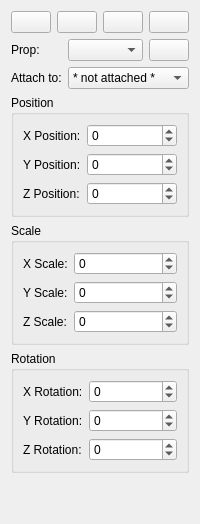
      <widget class="QWidget" name="propsTab">
       <attribute name="title">
        <string>Props</string>
       </attribute>
       <layout class="QGridLayout">
        <item row="0" column="0" colspan="3">
         <layout class="QHBoxLayout">
          <item>
           <widget class="QPushButton" name="newBoxPropButton">
            <property name="text">
             <string/>
            </property>
            <property name="icon">
             <iconset resource="icons.qrc">
              <normaloff>:/icons/icons/box.png</normaloff>:/icons/icons/box.png</iconset>
            </property>
           </widget>
          </item>
          <item>
           <widget class="QPushButton" name="newSpherePropButton">
            <property name="text">
             <string/>
            </property>
            <property name="icon">
             <iconset resource="icons.qrc">
              <normaloff>:/icons/icons/sphere.png</normaloff>:/icons/icons/sphere.png</iconset>
            </property>
           </widget>
          </item>
          <item>
           <widget class="QPushButton" name="newConePropButton">
            <property name="text">
             <string/>
            </property>
            <property name="icon">
             <iconset resource="icons.qrc">
              <normaloff>:/icons/icons/cone.png</normaloff>:/icons/icons/cone.png</iconset>
            </property>
           </widget>
          </item>
          <item>
           <widget class="QPushButton" name="newTorusPropButton">
            <property name="text">
             <string/>
            </property>
            <property name="icon">
             <iconset resource="icons.qrc">
              <normaloff>:/icons/icons/torus.png</normaloff>:/icons/icons/torus.png</iconset>
            </property>
           </widget>
          </item>
         </layout>
        </item>
        <item row="1" column="0">
         <widget class="QLabel" name="propNameLabel">
          <property name="sizePolicy">
           <sizepolicy hsizetype="Fixed" vsizetype="Preferred">
            <horstretch>0</horstretch>
            <verstretch>0</verstretch>
           </sizepolicy>
          </property>
          <property name="text">
           <string>Prop:</string>
          </property>
         </widget>
        </item>
        <item row="1" column="1">
         <widget class="QComboBox" name="propNameCombo">
          <property name="sizePolicy">
           <sizepolicy hsizetype="Preferred" vsizetype="Fixed">
            <horstretch>0</horstretch>
            <verstretch>0</verstretch>
           </sizepolicy>
          </property>
         </widget>
        </item>
        <item row="1" column="2">
         <widget class="QPushButton" name="deletePropButton">
          <property name="sizePolicy">
           <sizepolicy hsizetype="Fixed" vsizetype="Fixed">
            <horstretch>0</horstretch>
            <verstretch>0</verstretch>
           </sizepolicy>
          </property>
          <property name="text">
           <string/>
          </property>
          <property name="icon">
           <iconset resource="icons.qrc">
            <normaloff>:/icons/icons/delete.png</normaloff>:/icons/icons/delete.png</iconset>
          </property>
         </widget>
        </item>
        <item row="2" column="0">
         <widget class="QLabel" name="attachToLabel">
          <property name="sizePolicy">
           <sizepolicy hsizetype="Fixed" vsizetype="Preferred">
            <horstretch>0</horstretch>
            <verstretch>0</verstretch>
           </sizepolicy>
          </property>
          <property name="text">
           <string>Attach to:</string>
          </property>
         </widget>
        </item>
        <item row="2" column="1" colspan="2">
         <widget class="QComboBox" name="attachToComboBox">
          <item>
           <property name="text">
            <string>* not attached *</string>
           </property>
          </item>
          <item>
           <property name="text">
            <string>hip</string>
           </property>
          </item>
          <item>
           <property name="text">
            <string>abdomen</string>
           </property>
          </item>
          <item>
           <property name="text">
            <string>chest</string>
           </property>
          </item>
          <item>
           <property name="text">
            <string>neck</string>
           </property>
          </item>
          <item>
           <property name="text">
            <string>head</string>
           </property>
          </item>
          <item>
           <property name="text">
            <string>-</string>
           </property>
          </item>
          <item>
           <property name="text">
            <string>lCollar</string>
           </property>
          </item>
          <item>
           <property name="text">
            <string>lShldr</string>
           </property>
          </item>
          <item>
           <property name="text">
            <string>lForeArm</string>
           </property>
          </item>
          <item>
           <property name="text">
            <string>lHand</string>
           </property>
          </item>
          <item>
           <property name="text">
            <string>-</string>
           </property>
          </item>
          <item>
           <property name="text">
            <string>rCollar</string>
           </property>
          </item>
          <item>
           <property name="text">
            <string>rShldr</string>
           </property>
          </item>
          <item>
           <property name="text">
            <string>rForeArm</string>
           </property>
          </item>
          <item>
           <property name="text">
            <string>rHand</string>
           </property>
          </item>
          <item>
           <property name="text">
            <string>-</string>
           </property>
          </item>
          <item>
           <property name="text">
            <string>lThigh</string>
           </property>
          </item>
          <item>
           <property name="text">
            <string>lShin</string>
           </property>
          </item>
          <item>
           <property name="text">
            <string>lFoot</string>
           </property>
          </item>
          <item>
           <property name="text">
            <string>-</string>
           </property>
          </item>
          <item>
           <property name="text">
            <string>rThigh</string>
           </property>
          </item>
          <item>
           <property name="text">
            <string>rShin</string>
           </property>
          </item>
          <item>
           <property name="text">
            <string>rFoot</string>
           </property>
          </item>
         </widget>
        </item>
        <item row="3" column="0" colspan="3">
         <widget class="QGroupBox" name="propPositionGroup">
          <property name="title">
           <string>Position</string>
          </property>
          <layout class="QGridLayout">
           <item row="0" column="0">
            <widget class="QLabel" name="propXPosLabel">
             <property name="sizePolicy">
              <sizepolicy hsizetype="Fixed" vsizetype="Preferred">
               <horstretch>0</horstretch>
               <verstretch>0</verstretch>
              </sizepolicy>
             </property>
             <property name="text">
              <string>X Position:</string>
             </property>
            </widget>
           </item>
           <item row="0" column="1">
            <widget class="QSpinBox" name="propXPosSpin">
             <property name="sizePolicy">
              <sizepolicy hsizetype="Preferred" vsizetype="Fixed">
               <horstretch>0</horstretch>
               <verstretch>0</verstretch>
              </sizepolicy>
             </property>
             <property name="minimum">
              <number>-9999</number>
             </property>
             <property name="maximum">
              <number>9999</number>
             </property>
            </widget>
           </item>
           <item row="1" column="0">
            <widget class="QLabel" name="propYPosLabel">
             <property name="sizePolicy">
              <sizepolicy hsizetype="Fixed" vsizetype="Preferred">
               <horstretch>0</horstretch>
               <verstretch>0</verstretch>
              </sizepolicy>
             </property>
             <property name="text">
              <string>Y Position:</string>
             </property>
            </widget>
           </item>
           <item row="1" column="1">
            <widget class="QSpinBox" name="propYPosSpin">
             <property name="sizePolicy">
              <sizepolicy hsizetype="Preferred" vsizetype="Fixed">
               <horstretch>0</horstretch>
               <verstretch>0</verstretch>
              </sizepolicy>
             </property>
             <property name="minimum">
              <number>-9999</number>
             </property>
             <property name="maximum">
              <number>9999</number>
             </property>
            </widget>
           </item>
           <item row="2" column="0">
            <widget class="QLabel" name="propYPosLabel_2">
             <property name="sizePolicy">
              <sizepolicy hsizetype="Fixed" vsizetype="Preferred">
               <horstretch>0</horstretch>
               <verstretch>0</verstretch>
              </sizepolicy>
             </property>
             <property name="text">
              <string>Z Position:</string>
             </property>
            </widget>
           </item>
           <item row="2" column="1">
            <widget class="QSpinBox" name="propZPosSpin">
             <property name="sizePolicy">
              <sizepolicy hsizetype="Preferred" vsizetype="Fixed">
               <horstretch>0</horstretch>
               <verstretch>0</verstretch>
              </sizepolicy>
             </property>
             <property name="minimum">
              <number>-9999</number>
             </property>
             <property name="maximum">
              <number>9999</number>
             </property>
            </widget>
           </item>
          </layout>
         </widget>
        </item>
        <item row="4" column="0" colspan="3">
         <widget class="QGroupBox" name="propScaleGroup">
          <property name="title">
           <string>Scale</string>
          </property>
          <layout class="QGridLayout">
           <item row="0" column="0">
            <widget class="QLabel" name="propXScaleLabel">
             <property name="sizePolicy">
              <sizepolicy hsizetype="Fixed" vsizetype="Preferred">
               <horstretch>0</horstretch>
               <verstretch>0</verstretch>
              </sizepolicy>
             </property>
             <property name="text">
              <string>X Scale:</string>
             </property>
            </widget>
           </item>
           <item row="0" column="1">
            <widget class="QSpinBox" name="propXScaleSpin">
             <property name="sizePolicy">
              <sizepolicy hsizetype="Preferred" vsizetype="Fixed">
               <horstretch>0</horstretch>
               <verstretch>0</verstretch>
              </sizepolicy>
             </property>
             <property name="minimum">
              <number>-9999</number>
             </property>
             <property name="maximum">
              <number>9999</number>
             </property>
            </widget>
           </item>
           <item row="1" column="0">
            <widget class="QLabel" name="propYScaleLabel">
             <property name="sizePolicy">
              <sizepolicy hsizetype="Fixed" vsizetype="Preferred">
               <horstretch>0</horstretch>
               <verstretch>0</verstretch>
              </sizepolicy>
             </property>
             <property name="text">
              <string>Y Scale:</string>
             </property>
            </widget>
           </item>
           <item row="1" column="1">
            <widget class="QSpinBox" name="propYScaleSpin">
             <property name="sizePolicy">
              <sizepolicy hsizetype="Preferred" vsizetype="Fixed">
               <horstretch>0</horstretch>
               <verstretch>0</verstretch>
              </sizepolicy>
             </property>
             <property name="minimum">
              <number>-9999</number>
             </property>
             <property name="maximum">
              <number>9999</number>
             </property>
            </widget>
           </item>
           <item row="2" column="0">
            <widget class="QLabel" name="propZScaleLabel">
             <property name="sizePolicy">
              <sizepolicy hsizetype="Fixed" vsizetype="Preferred">
               <horstretch>0</horstretch>
               <verstretch>0</verstretch>
              </sizepolicy>
             </property>
             <property name="text">
              <string>Z Scale:</string>
             </property>
            </widget>
           </item>
           <item row="2" column="1">
            <widget class="QSpinBox" name="propZScaleSpin">
             <property name="sizePolicy">
              <sizepolicy hsizetype="Preferred" vsizetype="Fixed">
               <horstretch>0</horstretch>
               <verstretch>0</verstretch>
              </sizepolicy>
             </property>
             <property name="minimum">
              <number>-9999</number>
             </property>
             <property name="maximum">
              <number>9999</number>
             </property>
            </widget>
           </item>
          </layout>
         </widget>
        </item>
        <item row="5" column="0" colspan="3">
         <widget class="QGroupBox" name="propRotationGroup">
          <property name="title">
           <string>Rotation</string>
          </property>
          <layout class="QGridLayout">
           <item row="0" column="0">
            <widget class="QLabel" name="propXRotLabel">
             <property name="sizePolicy">
              <sizepolicy hsizetype="Fixed" vsizetype="Preferred">
               <horstretch>0</horstretch>
               <verstretch>0</verstretch>
              </sizepolicy>
             </property>
             <property name="text">
              <string>X Rotation:</string>
             </property>
            </widget>
           </item>
           <item row="0" column="1">
            <widget class="QSpinBox" name="propXRotSpin">
             <property name="sizePolicy">
              <sizepolicy hsizetype="Preferred" vsizetype="Fixed">
               <horstretch>0</horstretch>
               <verstretch>0</verstretch>
              </sizepolicy>
             </property>
             <property name="minimum">
              <number>-9999</number>
             </property>
             <property name="maximum">
              <number>9999</number>
             </property>
            </widget>
           </item>
           <item row="1" column="0">
            <widget class="QLabel" name="propYRotLabel">
             <property name="sizePolicy">
              <sizepolicy hsizetype="Fixed" vsizetype="Preferred">
               <horstretch>0</horstretch>
               <verstretch>0</verstretch>
              </sizepolicy>
             </property>
             <property name="text">
              <string>Y Rotation:</string>
             </property>
            </widget>
           </item>
           <item row="1" column="1">
            <widget class="QSpinBox" name="propYRotSpin">
             <property name="sizePolicy">
              <sizepolicy hsizetype="Preferred" vsizetype="Fixed">
               <horstretch>0</horstretch>
               <verstretch>0</verstretch>
              </sizepolicy>
             </property>
             <property name="minimum">
              <number>-9999</number>
             </property>
             <property name="maximum">
              <number>9999</number>
             </property>
            </widget>
           </item>
           <item row="2" column="0">
            <widget class="QLabel" name="propZRotLabel">
             <property name="sizePolicy">
              <sizepolicy hsizetype="Fixed" vsizetype="Preferred">
               <horstretch>0</horstretch>
               <verstretch>0</verstretch>
              </sizepolicy>
             </property>
             <property name="text">
              <string>Z Rotation:</string>
             </property>
            </widget>
           </item>
           <item row="2" column="1">
            <widget class="QSpinBox" name="propZRotSpin">
             <property name="sizePolicy">
              <sizepolicy hsizetype="Preferred" vsizetype="Fixed">
               <horstretch>0</horstretch>
               <verstretch>0</verstretch>
              </sizepolicy>
             </property>
             <property name="minimum">
              <number>-9999</number>
             </property>
             <property name="maximum">
              <number>9999</number>
             </property>
            </widget>
           </item>
          </layout>
         </widget>
        </item>
        <item row="6" column="1">
         <spacer>
          <property name="orientation">
           <enum>Qt::Vertical</enum>
          </property>
          <property name="sizeHint" stdset="0">
           <size>
            <width>20</width>
            <height>40</height>
           </size>
          </property>
         </spacer>
        </item>
       </layout>
      </widget>
